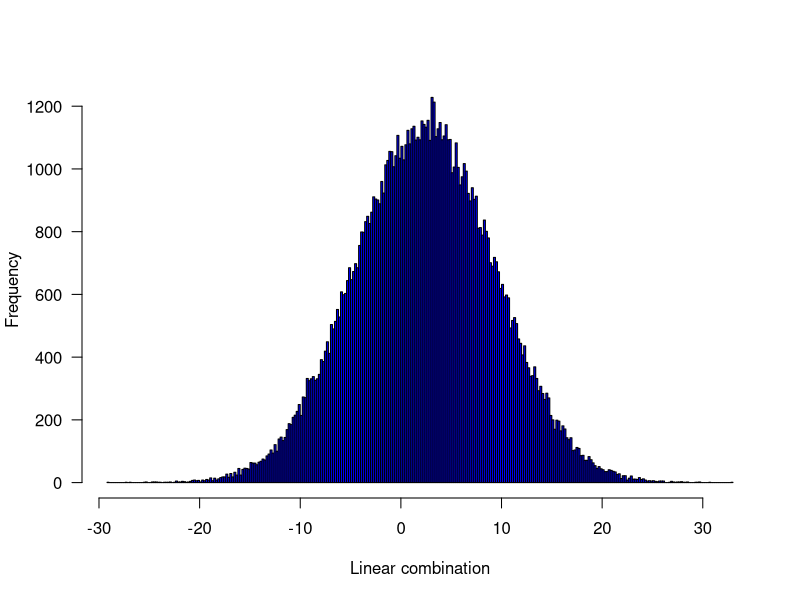

R code for this plot:
print('file: SolutionNormalRNlinCom.R')
# linear combination: sum of random numbers from two normal distributions: 3.2*X + 2.7*Y
#     My guess: mu_diff = 3.2*mu1-2.7*mu2; sigma^2_diff = 3.2^2*sigma1^2 + 2.7^2*sigma2^2
#     Method: Monte Carlo
set.seed(1953) # set seed for random number generators
M = 1e5   # number of Monte Carlo runs
mu1 = 2; mu2 = 1.5; sigma1 = 2; sigma2 = 1;
c1 = 3.2; c2 = 2.7
d = c1*rnorm(M,mu1,sigma1) - c2*rnorm(M,mu2,sigma2)
# png('NormalLinCombi160107.png',width=16,height=12,units='cm',res=300)
hist(d,300,col='blue',xlab='Linear combination',main='',las=1)
# dev.off()
# ---------------------------------------------------------------------------
mudguess = c1*mu1-c2*mu2; print(c(mudguess,'mean difference (guess)'))    
mudEst = mean(d); print(c(round(mudEst,4),'mean difference (estimated)')) 
vardguess = c1^2*sigma1^2+c2^2*sigma2^2; 
print(c(vardguess,'variance of difference (guess)'))
vardEst = var(d); print(c(round(vardEst,4),'variance of difference (estimated)'))